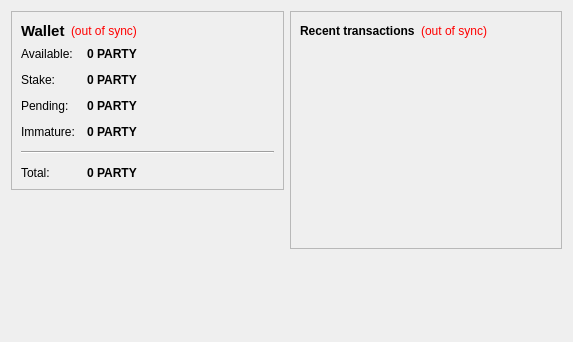
<?xml version="1.0" encoding="UTF-8"?>
<ui version="4.0">
 <class>OverviewPage</class>
 <widget class="QWidget" name="OverviewPage">
  <property name="geometry">
   <rect>
    <x>0</x>
    <y>0</y>
    <width>573</width>
    <height>342</height>
   </rect>
  </property>
  <property name="windowTitle">
   <string>Form</string>
  </property>
  <layout class="QHBoxLayout" name="horizontalLayout" stretch="1,1">
   <item>
    <layout class="QVBoxLayout" name="verticalLayout_2">
     <item>
      <widget class="QFrame" name="frame">
       <property name="frameShape">
        <enum>QFrame::StyledPanel</enum>
       </property>
       <property name="frameShadow">
        <enum>QFrame::Raised</enum>
       </property>
       <layout class="QVBoxLayout" name="verticalLayout_4">
        <item>
         <layout class="QHBoxLayout" name="horizontalLayout_4">
          <item>
           <widget class="QLabel" name="label_5">
            <property name="font">
             <font>
              <pointsize>11</pointsize>
              <weight>75</weight>
              <bold>true</bold>
             </font>
            </property>
            <property name="text">
             <string>Wallet</string>
            </property>
           </widget>
          </item>
          <item>
           <widget class="QLabel" name="labelWalletStatus">
            <property name="toolTip">
             <string>The displayed information may be out of date. Your wallet automatically synchronizes with the PartyCoin network after a connection is established, but this process has not completed yet.</string>
            </property>
            <property name="styleSheet">
             <string notr="true">QLabel { color: red; }</string>
            </property>
            <property name="text">
             <string notr="true">(out of sync)</string>
            </property>
            <property name="alignment">
             <set>Qt::AlignLeading|Qt::AlignLeft|Qt::AlignVCenter</set>
            </property>
           </widget>
          </item>
          <item>
           <spacer name="horizontalSpacer_2">
            <property name="orientation">
             <enum>Qt::Horizontal</enum>
            </property>
            <property name="sizeHint" stdset="0">
             <size>
              <width>40</width>
              <height>20</height>
             </size>
            </property>
           </spacer>
          </item>
         </layout>
        </item>
        <item>
         <layout class="QFormLayout" name="formLayout_2">
          <property name="fieldGrowthPolicy">
           <enum>QFormLayout::AllNonFixedFieldsGrow</enum>
          </property>
          <property name="horizontalSpacing">
           <number>12</number>
          </property>
          <property name="verticalSpacing">
           <number>12</number>
          </property>
          <item row="0" column="0">
           <widget class="QLabel" name="label">
            <property name="text">
             <string>Available:</string>
            </property>
           </widget>
          </item>
          <item row="0" column="1">
           <widget class="QLabel" name="labelBalance">
            <property name="font">
             <font>
              <weight>75</weight>
              <bold>true</bold>
             </font>
            </property>
            <property name="cursor">
             <cursorShape>IBeamCursor</cursorShape>
            </property>
            <property name="toolTip">
             <string>Your current spendable balance</string>
            </property>
            <property name="text">
             <string notr="true">0 PARTY</string>
            </property>
            <property name="textInteractionFlags">
             <set>Qt::LinksAccessibleByMouse|Qt::TextSelectableByKeyboard|Qt::TextSelectableByMouse</set>
            </property>
           </widget>
          </item>
          <item row="1" column="0">
           <widget class="QLabel" name="label_6">
            <property name="text">
             <string>Stake:</string>
            </property>
           </widget>
          </item>
          <item row="1" column="1">
           <widget class="QLabel" name="labelStake">
            <property name="font">
             <font>
              <weight>75</weight>
              <bold>true</bold>
             </font>
            </property>
            <property name="cursor">
             <cursorShape>IBeamCursor</cursorShape>
            </property>
            <property name="toolTip">
             <string>Total of coins that was staked, and do not yet count toward the current balance</string>
            </property>
            <property name="text">
             <string notr="true">0 PARTY</string>
            </property>
            <property name="textInteractionFlags">
             <set>Qt::LinksAccessibleByMouse|Qt::TextSelectableByKeyboard|Qt::TextSelectableByMouse</set>
            </property>
           </widget>
          </item>
          <item row="2" column="0">
           <widget class="QLabel" name="label_3">
            <property name="text">
             <string>Pending:</string>
            </property>
           </widget>
          </item>
          <item row="2" column="1">
           <widget class="QLabel" name="labelUnconfirmed">
            <property name="font">
             <font>
              <weight>75</weight>
              <bold>true</bold>
             </font>
            </property>
            <property name="cursor">
             <cursorShape>IBeamCursor</cursorShape>
            </property>
            <property name="toolTip">
             <string>Total of transactions that have yet to be confirmed, and do not yet count toward the current balance</string>
            </property>
            <property name="text">
             <string notr="true">0 PARTY</string>
            </property>
            <property name="textInteractionFlags">
             <set>Qt::LinksAccessibleByMouse|Qt::TextSelectableByKeyboard|Qt::TextSelectableByMouse</set>
            </property>
           </widget>
          </item>
          <item row="3" column="0">
           <widget class="QLabel" name="labelImmatureText">
            <property name="text">
             <string>Immature:</string>
            </property>
           </widget>
          </item>
          <item row="3" column="1">
           <widget class="QLabel" name="labelImmature">
            <property name="font">
             <font>
              <weight>75</weight>
              <bold>true</bold>
             </font>
            </property>
            <property name="toolTip">
             <string>Mined balance that has not yet matured</string>
            </property>
            <property name="text">
             <string notr="true">0 PARTY</string>
            </property>
            <property name="textInteractionFlags">
             <set>Qt::LinksAccessibleByMouse|Qt::TextSelectableByKeyboard|Qt::TextSelectableByMouse</set>
            </property>
           </widget>
          </item>
          <item row="4" column="0" colspan="2">
           <widget class="Line" name="line">
            <property name="orientation">
             <enum>Qt::Horizontal</enum>
            </property>
           </widget>
          </item>
          <item row="5" column="0">
           <widget class="QLabel" name="labelTotalText">
            <property name="text">
             <string>Total:</string>
            </property>
           </widget>
          </item>
          <item row="5" column="1">
           <widget class="QLabel" name="labelTotal">
            <property name="font">
             <font>
              <weight>75</weight>
              <bold>true</bold>
             </font>
            </property>
            <property name="cursor">
             <cursorShape>IBeamCursor</cursorShape>
            </property>
            <property name="toolTip">
             <string>Your current total balance</string>
            </property>
            <property name="text">
             <string notr="true">0 PARTY</string>
            </property>
            <property name="textInteractionFlags">
             <set>Qt::LinksAccessibleByMouse|Qt::TextSelectableByKeyboard|Qt::TextSelectableByMouse</set>
            </property>
           </widget>
          </item>
         </layout>
        </item>
       </layout>
      </widget>
     </item>
     <item>
      <spacer name="verticalSpacer">
       <property name="orientation">
        <enum>Qt::Vertical</enum>
       </property>
       <property name="sizeHint" stdset="0">
        <size>
         <width>20</width>
         <height>40</height>
        </size>
       </property>
      </spacer>
     </item>
      <item>
         <widget class="QLabel" name="coinimage">
          <property name="text">
           <string/>
          </property>
          <property name="pixmap">
           <pixmap resource="../bitcoin.qrc">:/icons/bitcoino</pixmap>
          </property>
          <property name="scaledContents">
           <bool>false</bool>
          </property>
          <property name="alignment">
           <set>Qt::AlignCenter</set>
          </property>
          <property name="margin">
           <number>-2</number>
          </property>
         </widget>
        </item>
    </layout>
   </item>
   <item>
    <layout class="QVBoxLayout" name="verticalLayout_3">
     <item>
      <widget class="QFrame" name="frame_2">
       <property name="frameShape">
        <enum>QFrame::StyledPanel</enum>
       </property>
       <property name="frameShadow">
        <enum>QFrame::Raised</enum>
       </property>
       <layout class="QVBoxLayout" name="verticalLayout">
        <item>
         <layout class="QHBoxLayout" name="horizontalLayout_2">
          <item>
           <widget class="QLabel" name="label_4">
            <property name="text">
             <string>&lt;b&gt;Recent transactions&lt;/b&gt;</string>
            </property>
           </widget>
          </item>
          <item>
           <widget class="QLabel" name="labelTransactionsStatus">
            <property name="toolTip">
             <string>The displayed information may be out of date. Your wallet automatically synchronizes with the PartyCoin network after a connection is established, but this process has not completed yet.</string>
            </property>
            <property name="styleSheet">
             <string notr="true">QLabel { color: red; }</string>
            </property>
            <property name="text">
             <string notr="true">(out of sync)</string>
            </property>
            <property name="alignment">
             <set>Qt::AlignRight|Qt::AlignTrailing|Qt::AlignVCenter</set>
            </property>
           </widget>
          </item>
          <item>
           <spacer name="horizontalSpacer">
            <property name="orientation">
             <enum>Qt::Horizontal</enum>
            </property>
            <property name="sizeHint" stdset="0">
             <size>
              <width>40</width>
              <height>20</height>
             </size>
            </property>
           </spacer>
          </item>
         </layout>
        </item>
        <item>
         <widget class="QListView" name="listTransactions">
          <property name="styleSheet">
           <string notr="true">QListView { background: transparent; }</string>
          </property>
          <property name="frameShape">
           <enum>QFrame::NoFrame</enum>
          </property>
          <property name="verticalScrollBarPolicy">
           <enum>Qt::ScrollBarAlwaysOff</enum>
          </property>
          <property name="horizontalScrollBarPolicy">
           <enum>Qt::ScrollBarAlwaysOff</enum>
          </property>
          <property name="selectionMode">
           <enum>QAbstractItemView::NoSelection</enum>
          </property>
         </widget>
        </item>
       </layout>
      </widget>
     </item>
     <item>
      <spacer name="verticalSpacer_2">
       <property name="orientation">
        <enum>Qt::Vertical</enum>
       </property>
       <property name="sizeHint" stdset="0">
        <size>
         <width>20</width>
         <height>40</height>
        </size>
       </property>
      </spacer>
     </item>
    </layout>
   </item>
  </layout>
 </widget>
 <resources/>
 <connections/>
</ui>
